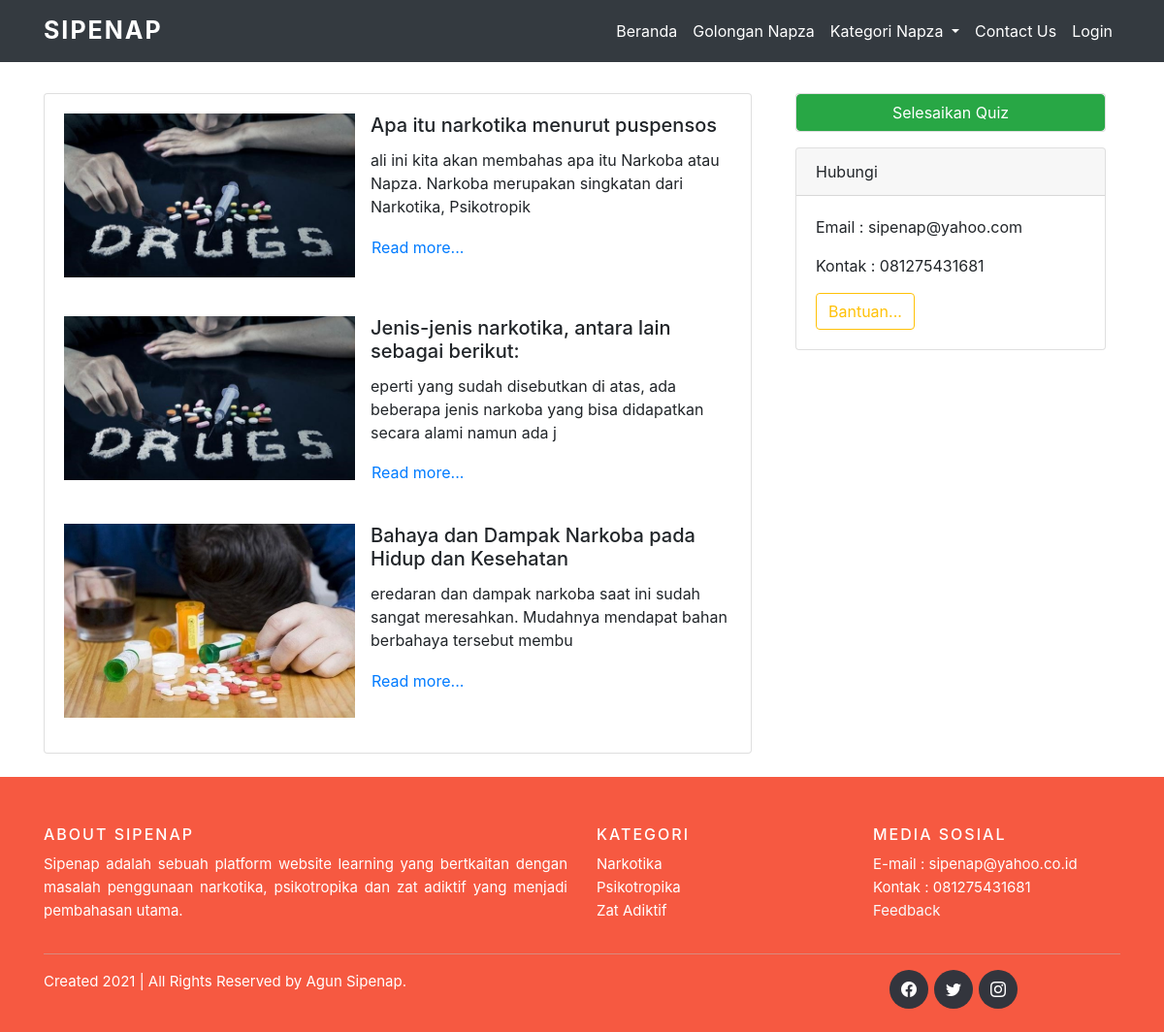
/narkotika.php, run on the app's committed database.
### tables this page shows
CREATE TABLE `narkotika` (
  `id_narkotika` int(11) NOT NULL,
  `judul` varchar(255) NOT NULL,
  `gambar` varchar(255) NOT NULL,
  `isi` text NOT NULL
);

### narkotika.php (the view, shortened to what this page needs)
<!DOCTYPE html>
<html lang="en">
<head>
  <link href="https://stackpath.bootstrapcdn.com/bootstrap/4.1.3/css/bootstrap.min.css" rel="stylesheet">
  <link rel="stylesheet" href="https://cdn.jsdelivr.net/npm/bootstrap-icons@1.7.1/font/bootstrap-icons.css">
  <link rel="stylesheet" href="admin/assets/css/bootsrap.min.css">
  <link rel="stylesheet" href="admin/assets/css/custom-css.css">
</head>
<body>
  <?php include 'header.php'; ?>
  <div class="container pt-5 mt-5 pb-4">
    <div class="row">
      <div class="col-md-8">
        <div class="card pb-3">
          <?php include 'admin/config/koneksi.php'; ?>
          <?php $ambil = $koneksi->query("SELECT * FROM narkotika"); ?>
          <?php while($pecah = $ambil->fetch_assoc()) { ?>
          <div class="card-body">
            <img src="images/<?php echo $pecah['gambar']; ?>" class="image-responsive float-left mr-3" width="300">
            <h5 class="card-title"><?php echo $pecah['judul']; ?></h5>
            <p class="card-text">
              <?php echo substr($pecah['isi'],1, 110); ?>
            </p>
            <a href="single page/read-narkotika.php?id=<?php echo $pecah["id_narkotika"]; ?>"
              class="btn btn-outline-default p-0">Read more...</a>
          </div>
          <?php } ?>
        </div>
      </div>
      <div class="col-md-4">
        <article class="artikel-website">
          <div class="container artikel">
            <div class="card mb-3">
              <a class="btn btn-success" href="kuis/">Selesaikan Quiz</a>
            </div>
            <div class="card">
              <div class="card-header">
                Hubungi
              </div>
              <div class="card-body">
                <p class="card-text">Email : sipenap@yahoo.com</p>
                <p class="card-text">Kontak : 081275431681</p>
                <a href="contact.php" class="btn btn-outline-warning">Bantuan...</a>
              </div>
            </div>
          </div>
        </article>
      </div>
    </div>
  </div>
  <?php include 'footer.php'; ?>
</body>
</html>

### header.php (shortened to what this page needs)
<nav class="navbar navbar-expand-lg navbar-light bg-dark fixed-top">
  <div class="container">
    <a class="navbar-brand" href="index.php">SIPENAP</a>
    <div class="collapse navbar-collapse" id="navbarSupportedContent">
      <ul class="navbar-nav ml-auto">
        <li class="nav-item active">
          <a class="nav-link" href="index.php">Beranda</a>
        </li>
        <li class="nav-item">
          <a class="nav-link" href="golongan-napza.php">Golongan Napza</a>
        </li>
        <div class="dropdown show">
          <a class="nav-link dropdown-toggle hover" href="#" role="button" id="dropdownMenuLink" data-toggle="dropdown"
            aria-haspopup="true" aria-expanded="false" style="color: white;">
            Kategori Napza
          </a>
        </div>
        <li class="nav-item">
          <a class="nav-link" href="contact.php">Contact Us</a>
        </li>
        <li class="nav-item">
          <a class="nav-link" href="admin/login.php">Login</a>
        </li>
      </ul>
    </div>
  </div>
</nav>

### footer.php
<footer class="site-footer" style="background-color: #f65941;">
	<div class="container" style="color: white;">
		<div class="row">
			<div class="col-sm-12 col-md-6" style="color: white;">
				<h6>About SIPENAP</h6>
				<p class="text-justify"><a href="index.php" class="text-decoration-none" style="color: white;">Sipenap</a> adalah sebuah platform website learning yang bertkaitan dengan masalah penggunaan narkotika, psikotropika dan zat adiktif yang menjadi pembahasan utama.</p>
			</div>
			<div class="col-xs-6 col-md-3">
				<h6>Kategori</h6>
				<ul class="footer-links">
					<li>Narkotika</li>
					<li>Psikotropika</li>
					<li>Zat Adiktif</li>
				</ul>
			</div>
			<div class="col-xs-6 col-md-3">
				<h6>Media Sosial</h6>
				<ul class="footer-links">
					<li>E-mail : <a href="#" style="color: white;">sipenap@yahoo.co.id</a></li>
					<li>Kontak : <a href="#" style="color: white;">081275431681</a></li>
					<li>
						<a class="text-light" href="contact.php"><i class="ri-feedback-line"></i> Feedback</a>
					</li>
				</ul>
			</div>
		</div>
		<hr>
	</div>
	<div class="container" style="color: white;">
		<div class="row">
			<div class="col-md-8 col-sm-6 col-xs-12">
				<p class="copyright-text">Created 2021 | All Rights Reserved by
				<a href="index.php" style="color: white;">Agun Sipenap</a>.
				</p>
			</div>
			<div class="col-md-4 col-sm-6 col-xs-12">
				<ul class="social-icons d-flex justify-content-center">
					<li><a class="facebook" href="#" style="color: white;"><i class="bi bi-facebook"></i></a></li>
					<li><a class="twitter" href="#" style="color: white;"><i class="bi bi-twitter"></i></a></li>
					<li><a class="dribbble" href="#" style="color: white;"><i class="bi bi-instagram"></i></a></li>
				</ul>
			</div>
		</div>
	</div>
</footer>

### admin/assets/css/custom-css.css (style rules this page uses)
.site-footer { background-color:#26272b; padding:45px 0 20px; font-size:15px; line-height:24px; color:#737373; }
.site-footer hr { border-top-color:#bbb; opacity:0.5 }
.site-footer h6 { color:#fff; font-size:16px; text-transform:uppercase; margin-top:5px; letter-spacing:2px }
.site-footer a { color:#737373; }
.footer-links { padding-left:0; list-style:none }
.footer-links li { display:block }
.footer-links a { color:#737373 }
.site-footer .social-icons { text-align:right }
.site-footer .social-icons a { width:40px; height:40px; line-height:40px; margin-left:6px; margin-right:0; border-radius:100%; background-color:#33353d }
.copyright-text { margin:0 }
.social-icons { padding-left:0; margin-bottom:0; list-style:none }
.social-icons li { display:inline-block; margin-bottom:4px }
.social-icons a { background-color:#eceeef; color:#818a91; font-size:16px; display:inline-block; line-height:44px; width:44px; height:44px; text-align:center; margin-right:8px; border-radius:100%; -webkit-transition:all .2s linear; -o-transition:all .2s linear; transition:all .2s linear }

### data on the page
narkotika: gambar (picture), judul "Apa itu narkotika menurut puspensos", isi "ali ini kita akan membahas apa itu Narkoba atau Napza. Narkoba merupakan singkatan dari Narkotika, Psikotropik"
narkotika: gambar (picture), judul "Jenis-jenis narkotika, antara lain sebagai berikut:", isi "eperti yang sudah disebutkan di atas, ada beberapa jenis narkoba yang bisa didapatkan secara alami namun ada j"
narkotika: gambar (picture), judul "Bahaya dan Dampak Narkoba pada Hidup dan Kesehatan", isi "eredaran dan dampak narkoba saat ini sudah sangat meresahkan. Mudahnya mendapat bahan berbahaya tersebut membu"
